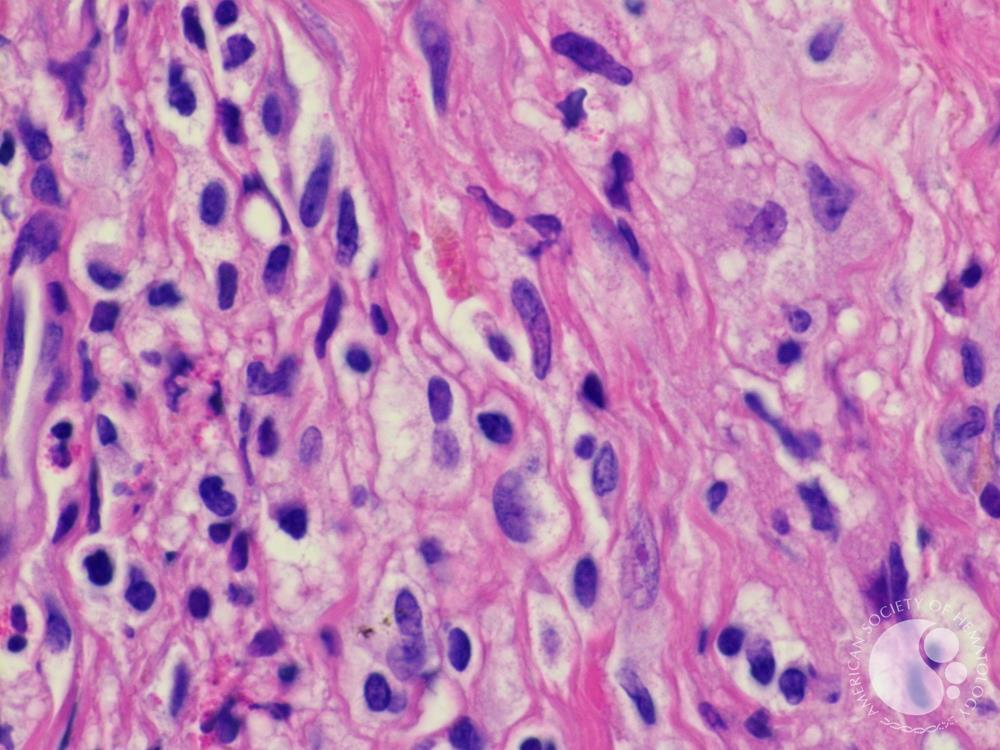
%> input picture Assignment-6 (Image Segmentation)/hestain.jpg, 1000 x 750 px, given in place of hestain.png, which was not available
$ octave 'k_clustering_of_Tissue_h&e.m'   (GNU Octave 9; MATLAB toolbox functions it lacks are replaced by stand-ins)
%> lines starting %> are read from the running program, lines starting %| are printed output that depends on the picture; in (x1, y1, x2, y2) boxes, pixels count from 0 and x2, y2 are one past the last pixel; in counts of white or black regions, pixels touching at a corner belong together; the program's own positions count from 1; pictures that were not available may be replaced by others from this repository, and a replacement may not be noted
clc
clear all
close all

% image of tissue stained with hemotoxylin and eosin (H&E).

he = imread("hestain.png");
%> he is the input picture: size 750x1000x3 uint8; mean R, G, B 191.8, 130.7, 181.9
subplot(3,3,1);
imshow(he),
title('H&E image');

% Classify Colors in RBG Color Space Using K-Means Clustering

numColors = 3;
L = imsegkmeans(he,numColors);
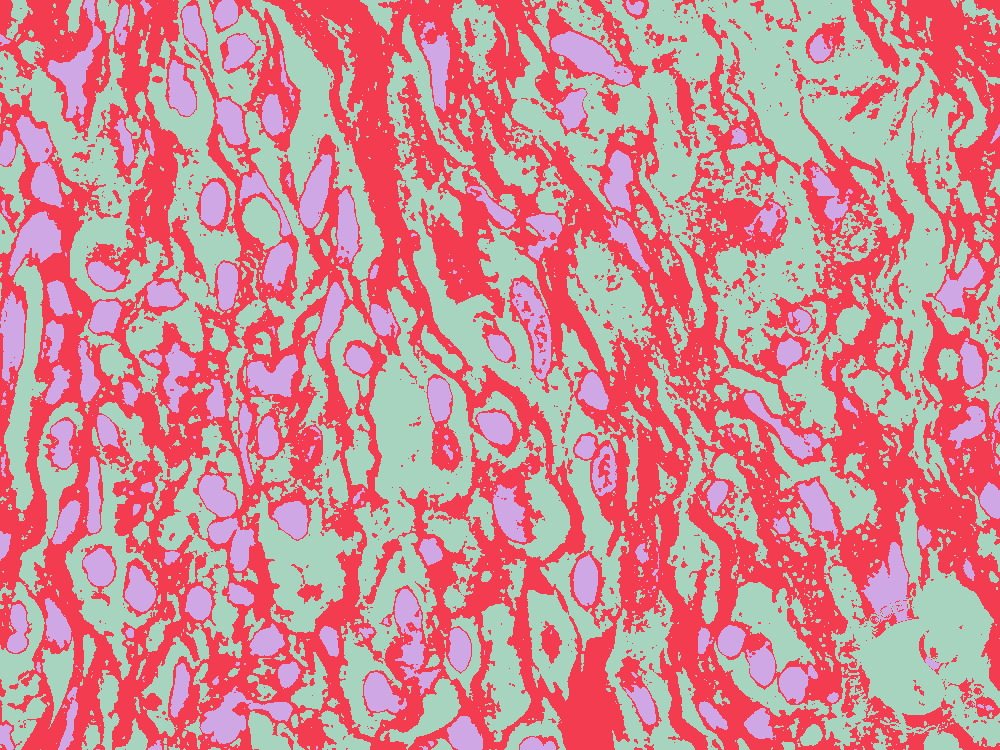
%> L: size 750x1000 uint8; 3 distinct labels, from 1 to 3; one colour per label, 0 black
B = labeloverlay(he,L);
subplot(3,3,2)
imshow(B)
title("Labeled Image RGB")

%Convert Image from RGB Color Space to L*a*b* Color Space
lab_he = rgb2lab(he);
%> lab_he: size 750x1000x3 double; mean of channels 1, 2, 3 62.4, 32.1, -17.3

%Classify Colors in a*b* Space Using K-Means Clustering

ab = lab_he(:,:,2:3);
ab = im2single(ab);
pixel_labels = imsegkmeans(ab,numColors,"NumAttempts",3);
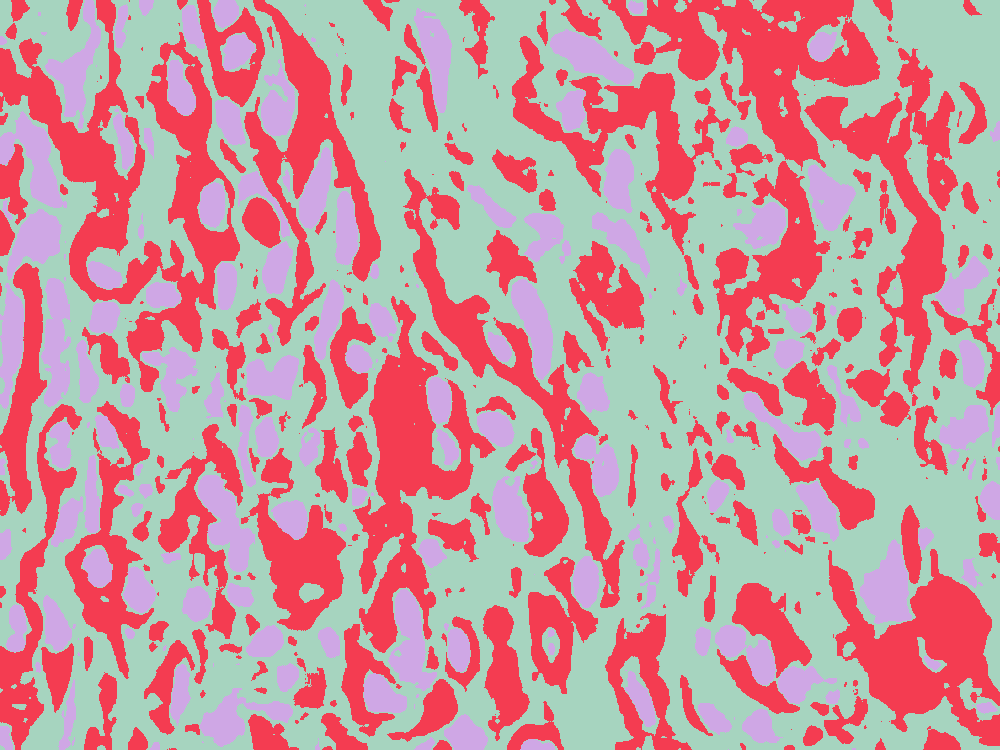
%> pixel_labels: size 750x1000 uint8; 3 distinct labels, from 1 to 3; one colour per label, 0 black

B2 = labeloverlay(he,pixel_labels);
subplot(3,3,3);
imshow(B2)
title("Labeled Image a*b*")

%Create Images that Segment H&E Image by Color

mask1 = pixel_labels == 1;
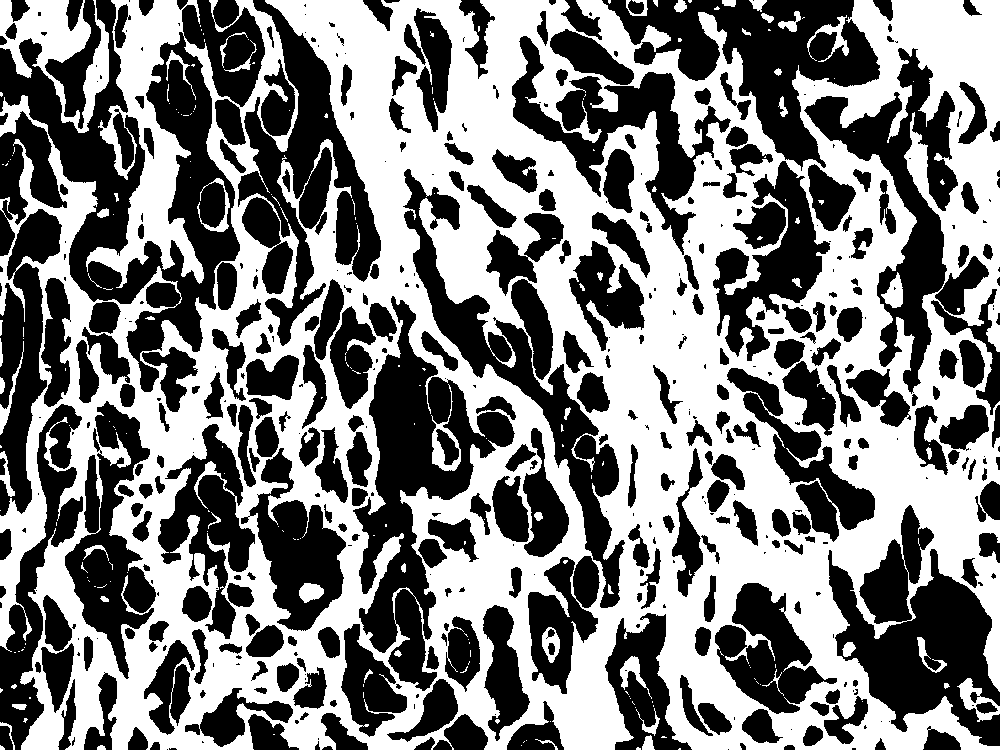
%> mask1: size 750x1000 logical; 49.8% white; 213 white regions (153 under 20 px), largest, box (x1, y1, x2, y2) and area: (0, 0, 1000, 750) 358993, (0, 0, 109, 133) 5924, (431, 384, 461, 471) 696
cluster1 = he.*uint8(mask1);
subplot(3,3,4);
imshow(cluster1)
title("Objects in Cluster 1");

mask2 = pixel_labels == 2;
%> mask2: size 750x1000 logical; 35.9% white; 340 white regions (124 under 20 px), largest, box (x1, y1, x2, y2) and area: (0, 0, 240, 392) 25772, (602, 0, 880, 171) 17974, (353, 296, 496, 653) 17055
cluster2 = he.*uint8(mask2);
subplot(3,3,5);
imshow(cluster2);
title("Objects in Cluster 2");

mask3 = pixel_labels == 3;
%> mask3: size 750x1000 logical; 14.4% white; 200 white regions (55 under 20 px), largest, box (x1, y1, x2, y2) and area: (859, 539, 912, 624) 2698, (198, 475, 255, 572) 2624, (0, 111, 67, 208) 2586
cluster3 = he.*uint8(mask3);
subplot(3,3,6);
imshow(cluster3);
title("Objects in Cluster 3");

%Segment Nuclei

L = lab_he(:,:,1);
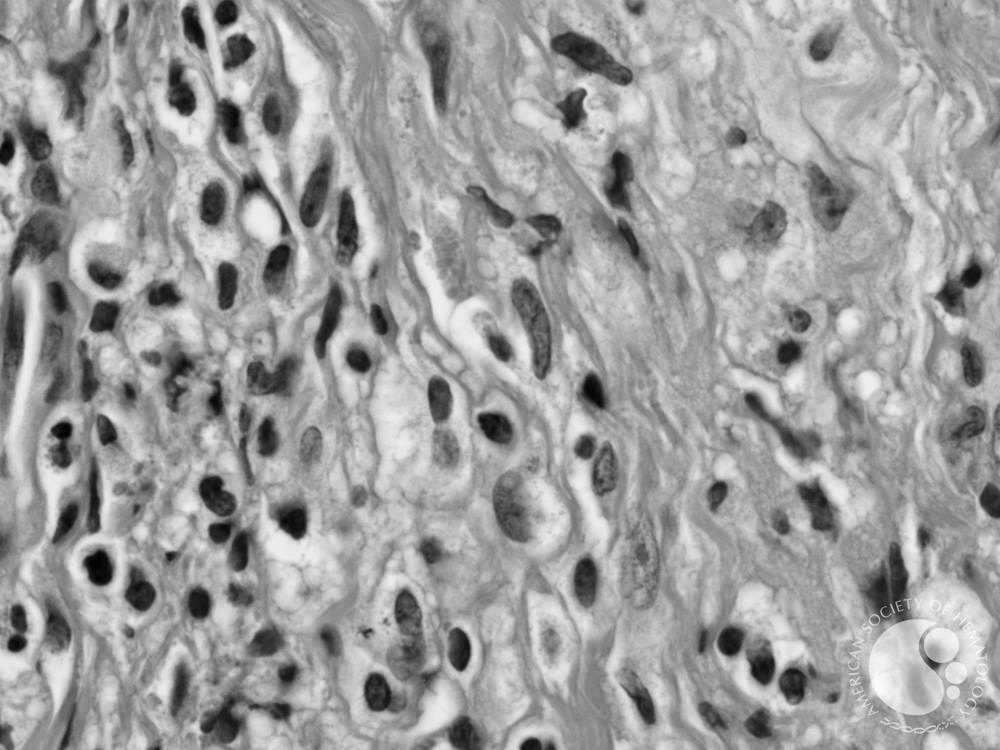
%> L: size 750x1000 double; min 8.54, max 95.33, mean 62.4; drawn with min black and max white
L_blue = L.*double(mask3);
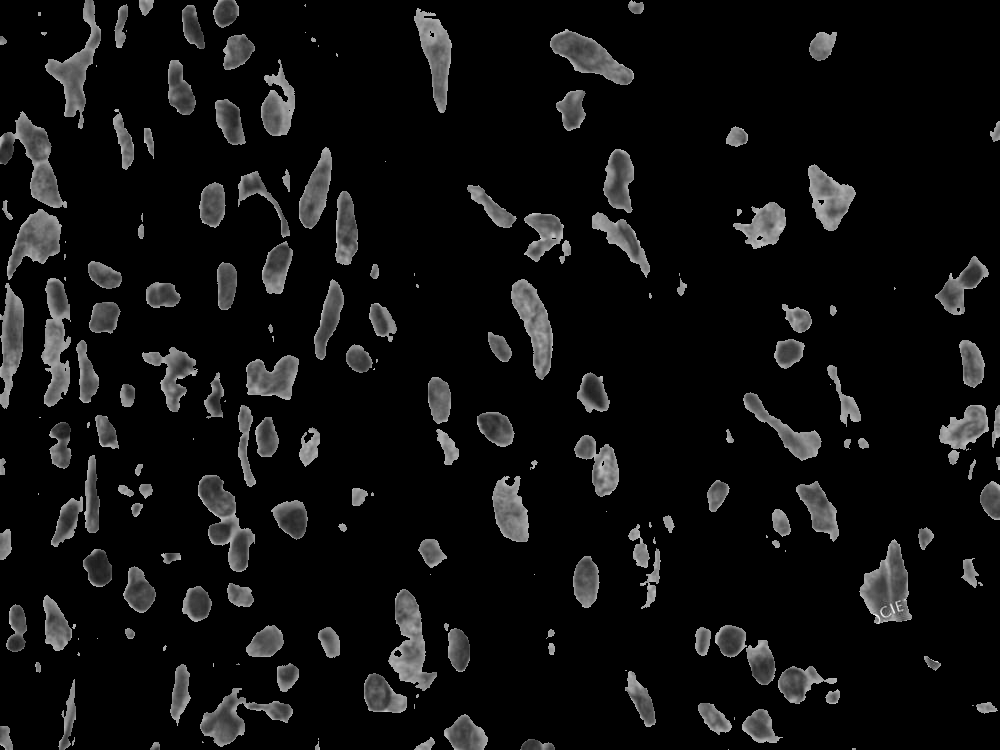
%> L_blue: size 750x1000 double; min 0, max 77.52, mean 5; drawn with min black and max white
L_blue = rescale(L_blue);
idx_light_blue = imbinarize(nonzeros(L_blue));
%> idx_light_blue = 107649 logical values, 54800 true

blue_idx = find(mask3);
%> blue_idx = 107649 values from 37 to 749770
mask_dark_blue = mask3;
mask_dark_blue(blue_idx(idx_light_blue)) = 0;
%> mask_dark_blue: size 750x1000 logical; 7% white; 203 white regions (65 under 20 px), largest, box (x1, y1, x2, y2) and area: (866, 544, 907, 622) 1545, (552, 32, 613, 73) 1295, (9, 218, 58, 275) 1046

blue_nuclei = he.*uint8(mask_dark_blue);
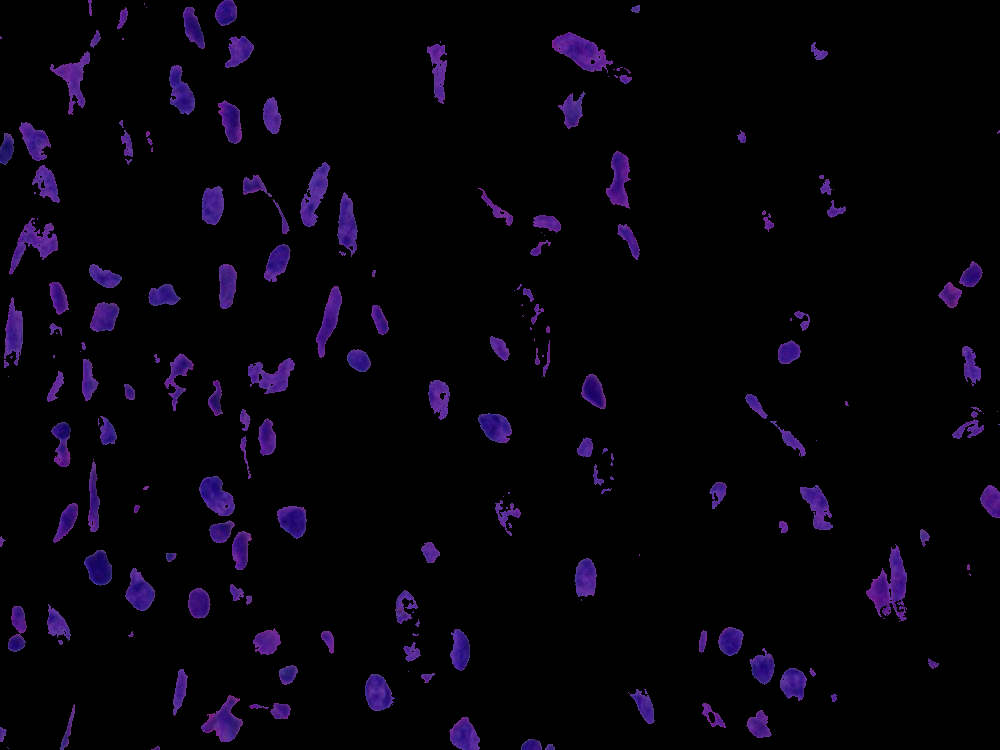
%> blue_nuclei: size 750x1000x3 uint8; mean R, G, B 5.5, 2.5, 9.8
subplot(3,3,7);
imshow(blue_nuclei)
title("Blue Nuclei");

$ run again, with Assignment-6 (Image Segmentation)/coins.jpg copied over Assignment-6 (Image Segmentation)/hestain.jpg
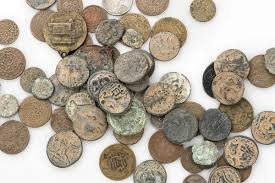
%> input picture Assignment-6 (Image Segmentation)/coins.jpg, 275 x 183 px, given in place of hestain.png, which was not available
%> he is the input picture: size 183x275x3 uint8; mean R, G, B 176, 165.9, 151.5
%> lab_he: size 183x275x3 double; mean of channels 1, 2, 3 67.9, 1.5, 9.2
%> pixel_labels: size 183x275 uint8; 3 distinct labels, from 1 to 3
%> `mask1 = pixel_labels == 1;`:
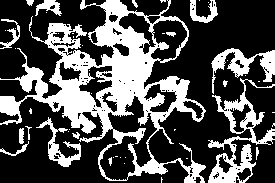
%> mask1: size 183x275 logical; 32.1% white; 47 white regions (30 under 20 px), largest, box (x1, y1, x2, y2) and area: (0, 0, 206, 183) 11417, (208, 78, 275, 183) 2035, (211, 48, 275, 94) 986
%> mask2: size 183x275 logical; 40.8% white; 53 white regions (34 under 20 px), largest, box (x1, y1, x2, y2) and area: (144, 0, 275, 183) 9322, (0, 96, 189, 183) 5660, (0, 0, 63, 99) 2132
%> mask3: size 183x275 logical; 27.1% white; 82 white regions (56 under 20 px), largest, box (x1, y1, x2, y2) and area: (0, 97, 103, 158) 2480, (30, 0, 114, 66) 2243, (119, 13, 187, 61) 1412
%> idx_light_blue = 13644 logical values, 7454 true
%> blue_idx = 13644 values from 21 to 50281
%> mask_dark_blue: size 183x275 logical; 12.3% white; 425 white regions (398 under 20 px), largest, box (x1, y1, x2, y2) and area: (100, 136, 137, 180) 916, (149, 129, 192, 167) 860, (61, 5, 114, 66) 811
%> `blue_nuclei = he.*uint8(mask_dark_blue);`:
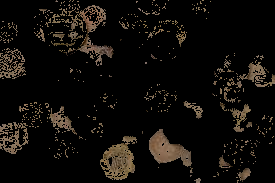
%> blue_nuclei: size 183x275x3 uint8; mean R, G, B 15.3, 12.6, 9.7
